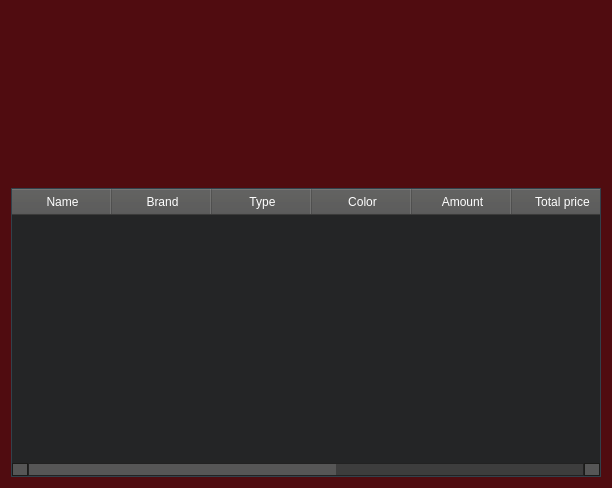
<?xml version="1.0" encoding="UTF-8"?>
<ui version="4.0">
 <class>show_transaction</class>
 <widget class="QDialog" name="show_transaction">
  <property name="geometry">
   <rect>
    <x>0</x>
    <y>0</y>
    <width>612</width>
    <height>488</height>
   </rect>
  </property>
  <property name="windowTitle">
   <string>Dialog</string>
  </property>
  <property name="styleSheet">
   <string notr="true">
QWidget
{
	background-color: #500c10;
	color: #ffffff;
	border-color: #051a39;

}


QLabel
{
	background-color: transparent;
	color: #ffffff;

}


QToolTip
{
	border : 1px solid #500c10;
	background-color: #26264f;
	color: #ffffff;
	border-color: #051a39;

}
QPushButton
{
	background-color: #565656;
	color: #ffffff;
	border-style: solid;
	border-width: 1px;
	border-radius: 10px;
	border-color: #051a39;
	padding: 5px;

}


QPushButton::disabled
{
	background-color: #404040;
	color: #656565;
	border-color: #051a39;

}


QPushButton::hover
{
	background-color: #8399ff;
	color: #ffffff;
	border-style: solid;
	border-width: 1px;
	border-radius: 10px;
	border-color: #051a39;
	padding: 5px;
}


QPushButton::pressed
{
	background-color: #4969ff;
	color: #ffffff;
	border-style: solid;
	border-width: 1px;
	border-radius: 10px;
	border-color: #051a39;
	padding: 5px;

}

QComboBox
{
    background-color: #565656;
    border: 1px solid;
    border-radius: 3px;
    padding-left: 6px;
    color: #ffffff;
    height: 20px;

}


QComboBox::disabled
{
	background-color: #404040;
	color: #656565;
	border-color: #051a39;

}


QComboBox:hover
{
    background-color: #8399ff;
}


QComboBox:on
{
    background-color: #4969ff;

}


QComboBox QAbstractItemView
{
    background-color: #383838;
    color: #ffffff;
    border: 1px solid black;
    selection-background-color: #4969ff;
    selection-color: #ffffff;
    outline: 0;

}

QComboBox::drop-down
{
    subcontrol-origin: padding;
    subcontrol-position: top right;
    width: 15px;
    border-left-width: 0px;
    border-left-color: darkgray;
    border-left-style: solid; 
    border-top-right-radius: 3px; 
    border-bottom-right-radius: 3px;

}


QComboBox::down-arrow
{
    image: url(://arrow-down.png);
    width: 8px;
    height: 8px;
}


QSpinBox
{
	background-color: #525251;
	color: #ffffff;
	border: 1px solid #051a39;
	border-radius: 3px;
	padding : 2px;
}

QLineEdit
{
	background-color: #525251;
	color: #ffffff;
	border-width: 1px;
	border-radius: 7px;
	border-color: #051a39;
	padding: 2px;

}

QLineEdit::disabled
{
	background-color: #404040;
	color: #656565;
	border-width: 1px;
	border-radius: 7px;
	border-color: #051a39;
	padding: 2px;

}

QTextEdit
{
	background-color: #ffffff;
	color: #010201;
	border-color: #051a39;

}


QTextEdit::disabled
{
	background-color: #404040;
	color: #656565;
	border-color: #051a39;

}

QCheckBox::indicator
{
    color: #b1b1b1;
    background-color: #323232;
    border: 1px solid #b1b1b1;
    width: 12px;
    height: 12px;

}


QCheckBox::indicator:checked
{
    image:url(://checkbox.png);
    border: 1px solid #565656;

}


QCheckBox::disabled
{
	color: #656565;

}


QCheckBox::indicator:disabled
{
	background-color: #656565;
	color: #656565;
    border: 1px solid #656565;

}


QRadioButton::indicator::unchecked
{ 
	border: 2px inset gray; 
	border-radius: 5px; 
	background-color:  #fff;
	width: 9px; 
	height: 9px; 

}


QRadioButton::indicator::unchecked:hover
{ 
	border: 2px solid #565656; 
	border-radius: 5px; 
	background-color:  #fff;
	width: 9px; 
	height: 9px; 

}


QRadioButton::indicator::checked
{ 
	border: 2px inset darkgray; 
	border-radius: 5px; 
	background-color: #4969ff; 
	width: 9px; 
	height: 9px; 

}


QRadioButton::disabled
{
	color: #656565;

}


QRadioButton::indicator:disabled
{
	background-color: #656565;
	color: #656565;
    border: 2px solid #656565;

}


QTableView
{
    background-color: #242526;
    border: 1px solid #32414B;
    color: #f0f0f0;
    gridline-color: #8faaff;
    outline : 0;

}


QTableView::disabled
{
    background-color: #242526;
    border: 1px solid #32414B;
    color: #656565;
    gridline-color: #656565;
    outline : 0;

}


QTableView::item:hover 
{
    background-color: #26264f;
    color: #f0f0f0;

}


QTableView::item:selected 
{
    background-color: #1a1b1c;
    border: 2px solid #4969ff;
    color: #F0F0F0;

}


QTableView::item:selected:disabled
{
    background-color: #1a1b1c;
    border: 2px solid #525251;
    color: #656565;

}


QTableCornerButton::section
{
    background-color: #505050;
    color: #fff;

}


QHeaderView::section
{
    background-color: #525251;
    color: #fff;
    text-align: left;
	padding: 4px;
	
}


QHeaderView::section:disabled
{
    background-color: #525251;
    color: #656565;

}






QHeaderView::section::vertical::first,
QHeaderView::section::vertical::only-one
{
    border-top: 1px solid #353635;

}


QHeaderView::section::vertical
{
    border-top: 1px solid #353635;

}


QHeaderView::section::horizontal::first,
QHeaderView::section::horizontal::only-one
{
    border-left: 1px solid #353635;

}


QHeaderView::section::horizontal
{
    border-left: 1px solid #353635;

}


QTabBar::tab
{
	background-color: #262626;
	color: #ffffff;
	border-style: solid;
	border-width: 1px;
	border-top-left-radius: 3px;
	border-top-right-radius: 3px;
	border-color: #051a39;
	padding: 5px;

}


QTabBar::tab:disabled
{
	background-color: #656565;
	color: #656565;
}


QTabWidget::pane 
{
	background-color: #262626;
	color: #ffffff;
    border: 1px solid;
    border-color: #565656;

}


QTabBar::tab:selected
{
    background-color: #565656;
	color: #ffffff;
	border-style: solid;
	border-width: 1px;
	border-top-left-radius: 3px;
	border-top-right-radius: 3px;
	border-color: #051a39;
	padding: 5px;

}


QTabBar::tab:selected:disabled
{
	background-color: #404040;
	color: #656565;

}


QTabBar::tab:!selected 
{
    background-color: #262626;

}


QTabBar::tab:!selected:hover 
{
    background-color: #8399ff;

}


QTabBar::tab:top:!selected 
{
    margin-top: 3px;

}


QTabBar::tab:bottom:!selected 
{
    margin-bottom: 3px;

}


QTabBar::tab:top, QTabBar::tab:bottom 
{
    min-width: 8ex;
    margin-right: -1px;
    padding: 5px 10px 5px 10px;

}


QTabBar::tab:top:selected 
{
    border-bottom-color: none;

}


QTabBar::tab:bottom:selected 
{
    border-top-color: none;

}


QTabBar::tab:top:last, QTabBar::tab:bottom:last,
QTabBar::tab:top:only-one, QTabBar::tab:bottom:only-one 
{
    margin-right: 0;

}


QTabBar::tab:left:!selected 
{
    margin-right: 3px;

}


QTabBar::tab:right:!selected
{
    margin-left: 3px;

}


QTabBar::tab:left, QTabBar::tab:right 
{
    min-height: 8ex;
    margin-bottom: -1px;
    padding: 10px 5px 10px 5px;

}


QTabBar::tab:left:selected 
{
    border-left-color: none;

}


QTabBar::tab:right:selected 
{
    border-right-color: none;

}


QTabBar::tab:left:last, QTabBar::tab:right:last,
QTabBar::tab:left:only-one, QTabBar::tab:right:only-one 
{
    margin-bottom: 0;

}


QScrollBar:horizontal
{
    border: 1px solid #222222;
    background-color: #3d3d3d;
    height: 13px;
    margin: 0px 16px 0 16px;

}


QScrollBar::handle:horizontal
{
    background: #565656;
    min-height: 20px;

}


QScrollBar::add-line:horizontal
{
    border: 1px solid #1b1b19;
    background-color: #565656;
    width: 14px;
    subcontrol-position: right;
    subcontrol-origin: margin;

}


QScrollBar::sub-line:horizontal
{
    border: 1px solid #1b1b19;
    background-color: #565656;
    width: 14px;
    subcontrol-position: left;
    subcontrol-origin: margin;

}


QScrollBar::right-arrow:horizontal
{
    width: 6px;
    height: 6px;

}


QScrollBar::left-arrow:horizontal
{
    width: 6px;
    height: 6px;

}


QScrollBar::add-page:horizontal, QScrollBar::sub-page:horizontal
{
    background: none;

}


QScrollBar:vertical
{
    background-color: #3d3d3d;
    width: 13px;
    margin: 16px 0 16px 0;
    border: 1px solid #222222;

}


QScrollBar::handle:vertical
{
    background-color: #565656;
    min-height: 20px;

}


QScrollBar::add-line:vertical
{
    border: 1px solid #1b1b19;
    background-color: #565656;
    height: 14px;
    subcontrol-position: bottom;
    subcontrol-origin: margin;

}


QScrollBar::sub-line:vertical
{
    border: 1px solid #1b1b19;
    background-color: #565656;
    height: 14px;
    subcontrol-position: top;
    subcontrol-origin: margin;

}


QScrollBar::up-arrow:vertical
{
    width: 6px;
    height: 6px;

}


QScrollBar::down-arrow:vertical
{
    width: 6px;
    height: 6px;

}


QScrollBar::add-page:vertical, QScrollBar::sub-page:vertical
{
    background: none;

}

QStatusBar
{
	background-color: #565656;
	color: #ffffff;
	border-color: #051a39;

}

QCheckBox:disabled
{
color: #414141;
}

QCheckBox::indicator{
    color: #b1b1b1;
    background-color: #323232;
    border: 1px solid #b1b1b1;
    width:  12px;
    height:  12px;
}

QRadioButton::indicator
{
    border-radius: 6px;
}

QCheckBox::indicator:hover
{
    border: 1px solid #8399ff;
}

QCheckBox::indicator:checked
{
	border-image: url(:/included_images/Check_mark.png) 0 0 0 0 stretch stretch;
	background-color: #ffffff;
}

QCheckBox::indicator:disabled
{
    border: 1px solid #444;
}
</string>
  </property>
  <layout class="QGridLayout" name="gridLayout">
   <item row="0" column="0">
    <layout class="QVBoxLayout" name="verticalLayout">
     <item>
      <layout class="QHBoxLayout" name="horizontalLayout">
       <item>
        <spacer name="horizontalSpacer">
         <property name="orientation">
          <enum>Qt::Horizontal</enum>
         </property>
         <property name="sizeHint" stdset="0">
          <size>
           <width>40</width>
           <height>20</height>
          </size>
         </property>
        </spacer>
       </item>
       <item>
        <widget class="QLabel" name="label">
         <property name="minimumSize">
          <size>
           <width>361</width>
           <height>171</height>
          </size>
         </property>
         <property name="maximumSize">
          <size>
           <width>361</width>
           <height>171</height>
          </size>
         </property>
         <property name="text">
          <string/>
         </property>
        </widget>
       </item>
       <item>
        <spacer name="horizontalSpacer_2">
         <property name="orientation">
          <enum>Qt::Horizontal</enum>
         </property>
         <property name="sizeHint" stdset="0">
          <size>
           <width>40</width>
           <height>20</height>
          </size>
         </property>
        </spacer>
       </item>
      </layout>
     </item>
     <item>
      <widget class="QTableWidget" name="tableWidget">
       <property name="styleSheet">
        <string notr="true">QWidget
{
	background-color : #242526;
}

QPushButton
{
	background-color: #565656;
	color: #ffffff;
	border-style: solid;
	border-width: 1px;
	border-radius: 10px;
	border-color: #051a39;
	padding: 5px;

}


QPushButton::disabled
{
	background-color: #404040;
	color: #656565;
	border-color: #051a39;

}


QPushButton::hover
{
	background-color: #8399ff;
	color: #ffffff;
	border-style: solid;
	border-width: 1px;
	border-radius: 10px;
	border-color: #051a39;
	padding: 5px;
}


QPushButton::pressed
{
	background-color: #4969ff;
	color: #ffffff;
	border-style: solid;
	border-width: 1px;
	border-radius: 10px;
	border-color: #051a39;
	padding: 5px;

}</string>
       </property>
       <column>
        <property name="text">
         <string>Name</string>
        </property>
       </column>
       <column>
        <property name="text">
         <string>Brand</string>
        </property>
       </column>
       <column>
        <property name="text">
         <string>Type</string>
        </property>
       </column>
       <column>
        <property name="text">
         <string>Color</string>
        </property>
       </column>
       <column>
        <property name="text">
         <string>Amount</string>
        </property>
       </column>
       <column>
        <property name="text">
         <string>Total price</string>
        </property>
       </column>
       <column>
        <property name="text">
         <string>Additional info</string>
        </property>
       </column>
       <column>
        <property name="text">
         <string>Address</string>
        </property>
       </column>
       <column>
        <property name="text">
         <string>Picture</string>
        </property>
       </column>
      </widget>
     </item>
    </layout>
   </item>
  </layout>
 </widget>
 <resources/>
 <connections/>
</ui>
